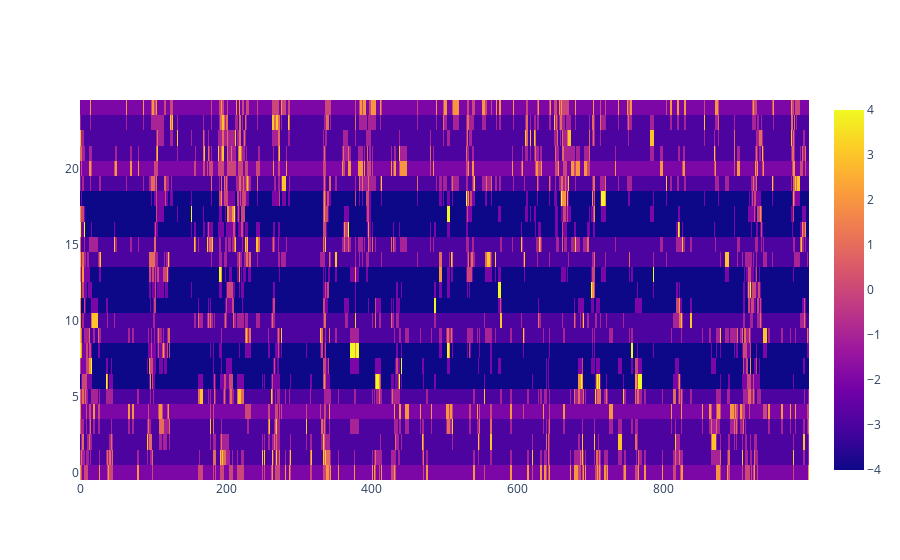

The code cell stored with this chart in its notebook:
### Code cell
# tmp = np.sort(res, axis = 1/)
# res = checkVC(tmp, m)

m.reset()
m.t = 1.5
tmp = m.simulate(1000)
res = checkEnergy(tmp, m)
print(res)
line = go.Heatmap(z = res.T)
fig = go.Figure(data = line)
fig.show()

### Figure 1 — Plotly figure (JSON) as saved in the notebook; plotly's stock layout.template omitted (floating-point values rounded to 4 significant figures; data arrays with more than 128 entries replaced by an {"elided": "..."} marker saying what was removed)
{"data": [{"type": "heatmap", "z": {"elided": "25x1000 int values"}}], "layout": {"autosize": true, "xaxis": {"autorange": true, "range": [-0.5, 999.5]}, "yaxis": {"autorange": true, "range": [-0.5, 24.5]}}}
